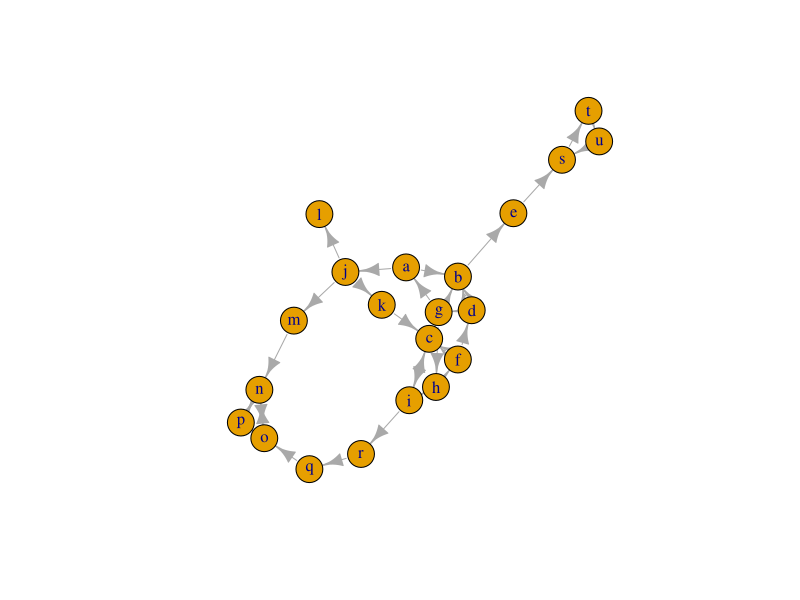
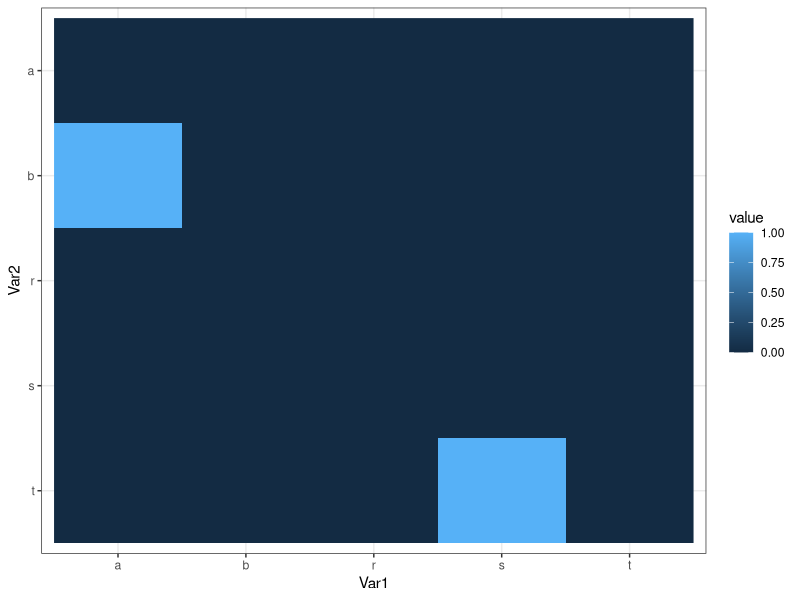
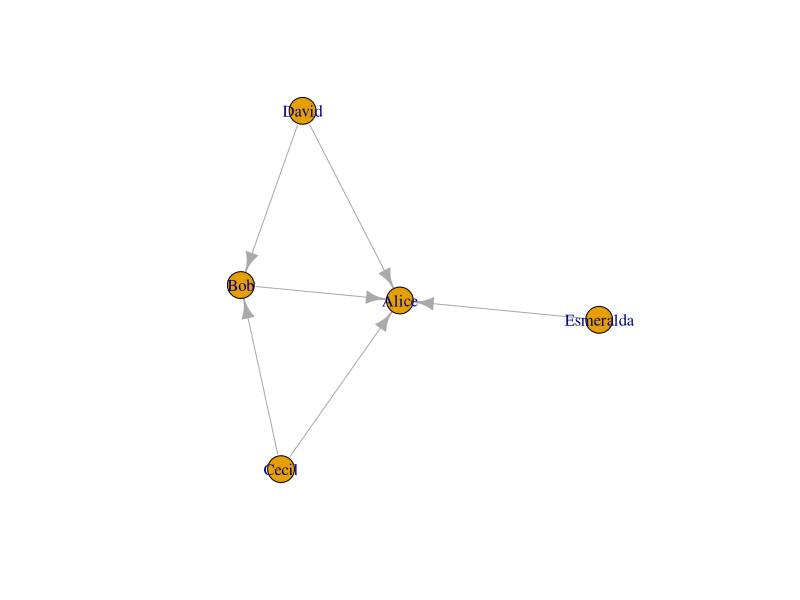

Write the R code that produced these figures, in order.
## ---- chunk 1
library(tidyverse)
library(igraph)
theme_set(theme_bw())
knitr::opts_chunk$set(echo = TRUE)
## ---- chunk 2
mat <- matrix(c(1,1,2,3,3,4,5,5,6),nrow = 3)
name_list <- c("a","b","c")
dimnames(mat) <- list(name_list,name_list)

## ---- chunk 3
# toy data
toy_frame <- read_csv("data/toy/toy-edges.csv")

# use edge list in dataframe to make graph
toy_graph <- graph_from_data_frame(toy_frame)

# plot graph
plot(toy_graph)

# make matrix of graph interactions
toy_mat <- as_adjacency_matrix(toy_graph, sparse = F)

# at this point can limit x and y to the nodes you want plotted (genes in screen)
# can also order them by some metric, such as rank or z score

# melt matrix to use in ploting routines
toy_data <- reshape2::melt(toy_mat)

toy_data2 <- reshape2::melt(toy_mat[c('a','b','r','s','t'),c('t','s','r','b','a')])

toy_data2 %>%
  ggplot(aes(x=Var1,y=Var2,fill=value)) +
  geom_raster() #+
  #scale_y_reverse()
## ---- chunk 4
# igraph examples

g <- sample_gnp(10, 2/10)
as_adjacency_matrix(g)
V(g)$name <- letters[1:vcount(g)]
as_adjacency_matrix(g)
E(g)$weight <- runif(ecount(g))
as_adjacency_matrix(g, attr="weight")

g_mat <- as_adj(g,sparse = F)


## A simple example with a couple of actors
## The typical case is that these tables are read in from files....
actors <- data.frame(name=c("Alice", "Bob", "Cecil", "David",
                            "Esmeralda"),
                     age=c(48,33,45,34,21),
                     gender=c("F","M","F","M","F"))
relations <- data.frame(from=c("Bob", "Cecil", "Cecil", "David",
                               "David", "Esmeralda"),
                        to=c("Alice", "Bob", "Alice", "Alice", "Bob", "Alice"),
                        same.dept=c(FALSE,FALSE,TRUE,FALSE,FALSE,TRUE),
                        friendship=c(4,5,5,2,1,1), advice=c(4,5,5,4,2,3))
g <- graph_from_data_frame(relations, directed=TRUE, vertices=actors)
print(g, e=TRUE, v=TRUE)

plot(g)

## The opposite operation
as_data_frame(g, what="vertices")
as_data_frame(g, what="edges")
